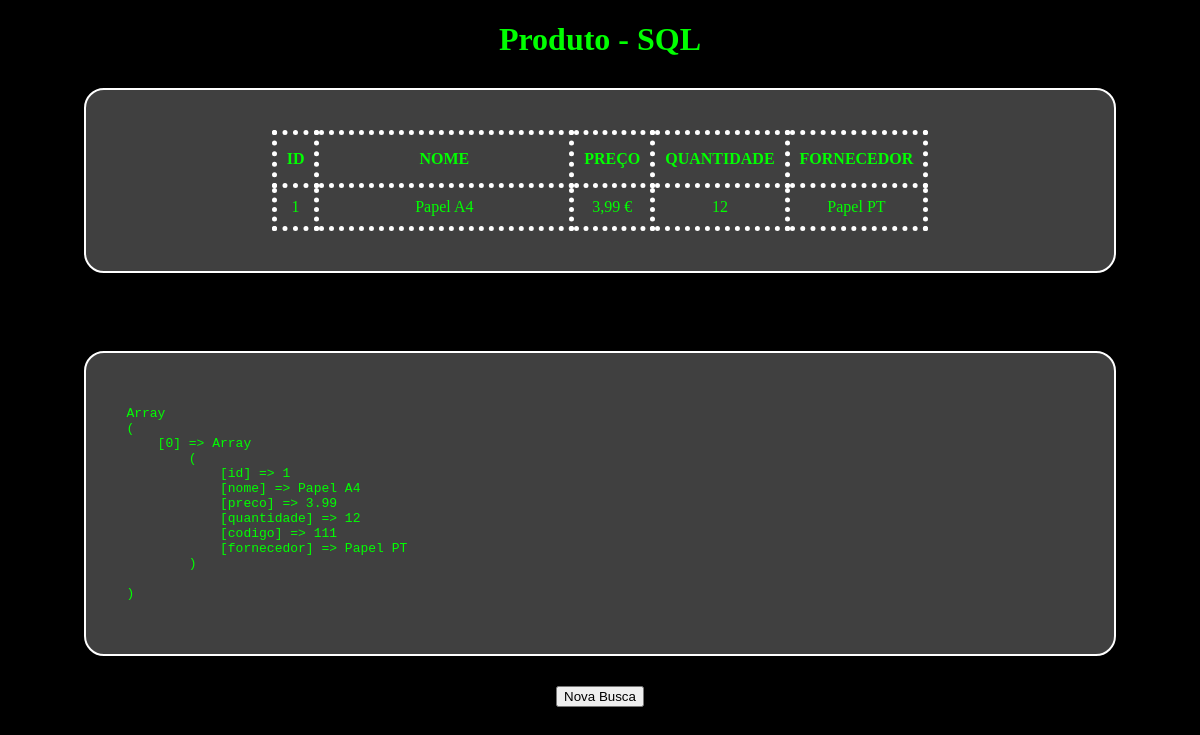
The page /aula_107/exercicio_01/saida.php?name=Papel A4 on the database its author committed.
### tables this page shows
CREATE TABLE `produtos` (
  `id` int(11) NOT NULL,
  `nome` varchar(100) NOT NULL,
  `preco` double NOT NULL,
  `quantidade` int(11) NOT NULL,
  `codigo` int(11) NOT NULL,
  `fornecedor` varchar(100) NOT NULL
);

### aula_107/exercicio_01/base_dados.php (called while the page is built, shortened)
<?php
$base_dados = [
    "host" => "localhost",
    "dbname" => "codemaster_bd",
    "user" => "root",
    "password" => ""
];
$conexao = new PDO("mysql:host=$base_dados[host];dbname=$base_dados[dbname];charset=utf8mb4;", $base_dados["user"], $base_dados["password"]);
function selectSQL($sql){
    global $conexao;
    $consulta = $conexao->query($sql);
    $resultado = $consulta->fetchAll(PDO::FETCH_ASSOC);
    return $resultado;
}
?>

### aula_107/exercicio_01/saida.php (the view, shortened to what this page needs)
<?php
require_once("base_dados.php");
$form = !empty($_GET["name"]);
$nome = "...";
if($form){
    $nome = $_GET["name"];
}
else{
    header("Location: index.php");
    exit();
}
$produto = selectSQL("SELECT * FROM produtos WHERE nome LIKE '%$nome%'");
?>
<!DOCTYPE html>
<html lang="pt">
<head>
    <link rel="stylesheet" href="style.css">
</head>
<body>
    <h1>Produto - SQL</h1>
    <?php if(!empty($produto)): ?>
        <div class="caixa">
            <table>
                <tr>
                    <th>ID</th>
                    <th>NOME</th>
                    <th>PREÇO</th>
                    <th>QUANTIDADE</th>
                    <th>FORNECEDOR</th>
                </tr>
                <?php foreach($produto as $p): ?>
                    <tr>
                        <td><?= $p["id"]; ?></td>
                        <td><?= $p["nome"]; ?></td>
                        <td><?= number_format($p["preco"], 2, ","); ?> €</td>
                        <td><?= $p["quantidade"]; ?></td>
                        <td><?= $p["fornecedor"]; ?></td>
                    </tr>
                <?php endforeach; ?>
            </table>
        </div>
        <br>
        <div class="caixa">
            <pre><?php print_r($produto); ?></pre>
        </div>
    <?php else: ?>
        <div class="caixa">
            <h3>Não foi encontrado nenhum produto com o nome ( <?= $nome; ?> ).</h3>
        </div>
    <?php endif; ?>
    <a href="index.php"><button>Nova Busca</button></a>
</body>
</html>

### aula_107/exercicio_01/style.css (style rules this page uses)
body { font-family: 'lucida calligraphy'; color: rgb(0, 255, 0); background-color: black; text-align: center; }
table { width: 400px; margin: auto; }
table, th, td { border: 5px dotted white; border-collapse: collapse; }
th, td { padding: 10px; }
.caixa { background-color: rgba(255, 255, 255, 0.25); border: 2px solid white; width: 80%; margin: 30px auto; padding: 40px; border-radius: 20px; }
pre { text-align: left; }
th:nth-child(2) { padding: 15px 100px; }

### rows shown on the page
produtos: id "1", nome "Papel A4", preco "3,99", quantidade "12", fornecedor "Papel PT"
